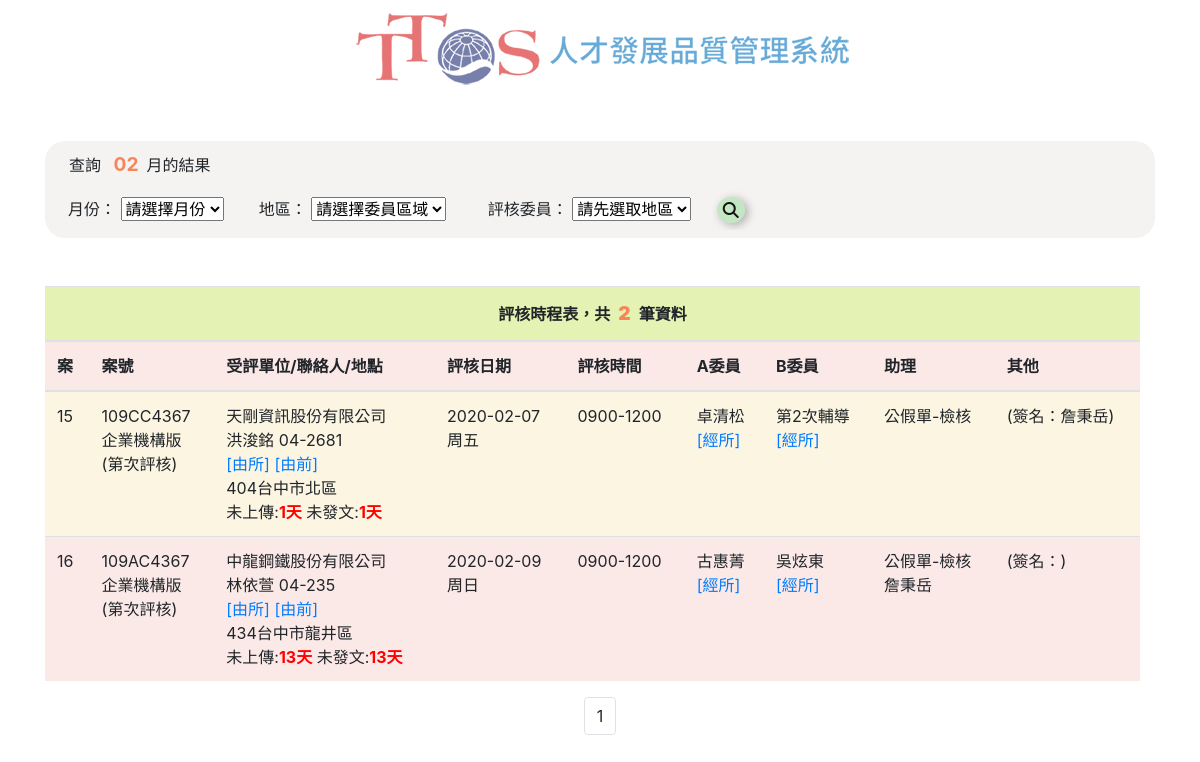
The page / on the database its author committed.
### tables this page shows
CREATE TABLE IF NOT EXISTS `case_number` (
  `c_id` int(11) NOT NULL AUTO_INCREMENT,
  `c_no` varchar(10) NOT NULL COMMENT '案號',
  `c_com_a` varchar(10) NOT NULL COMMENT '委員A',
  `c_com_b` varchar(10) NOT NULL COMMENT '委員B',
  `c_ass` varchar(10) NOT NULL COMMENT '助理',
  `c_job` varchar(10) NOT NULL COMMENT '發文/上傳',
  `c_sign` varchar(10) NOT NULL COMMENT '簽名',
  PRIMARY KEY (`c_id`)
);

CREATE TABLE IF NOT EXISTS `object` (
  `ob_id` int(11) NOT NULL AUTO_INCREMENT,
  `ob_ver` enum('企業機構版','訓練機構版','外訓版','辦訓能力檢核表') NOT NULL COMMENT '評核版本',
  `ob_office` varchar(20) NOT NULL COMMENT '受評單位',
  `ob_add_c` varchar(20) NOT NULL COMMENT '公司地址',
  `ob_ass_a` varchar(20) NOT NULL COMMENT '諮詢地址',
  `ob_count` varchar(10) NOT NULL COMMENT '輔導次數',
  `ob_evcount` varchar(10) NOT NULL COMMENT '評核次數',
  `ob_no` varchar(10) NOT NULL COMMENT '案號',
  `ob_con_name` varchar(10) NOT NULL COMMENT '聯絡人',
  PRIMARY KEY (`ob_id`)
);

CREATE TABLE IF NOT EXISTS `contact` (
  `con_id` int(11) NOT NULL AUTO_INCREMENT,
  `con_name` varchar(10) NOT NULL COMMENT '聯絡人姓名',
  `con_title` varchar(10) NOT NULL COMMENT '聯絡人職稱',
  `con_phone` varchar(20) NOT NULL COMMENT '聯絡人電話',
  `con_email` varchar(64) NOT NULL COMMENT '聯絡人email',
  `con_no` varchar(10) NOT NULL COMMENT '案號',
  PRIMARY KEY (`con_id`)
);

CREATE TABLE IF NOT EXISTS `job` (
  `job_id` int(11) NOT NULL AUTO_INCREMENT,
  `job_upload` varchar(10) NOT NULL COMMENT '結案上傳',
  `job_closed` varchar(10) NOT NULL COMMENT '結案發文',
  `job_ps` varchar(255) NOT NULL COMMENT '備註',
  PRIMARY KEY (`job_id`)
);

CREATE TABLE IF NOT EXISTS `date` (
  `d_id` int(11) NOT NULL AUTO_INCREMENT,
  `d_date` date NOT NULL COMMENT '評核日期',
  `d_week` varchar(10) NOT NULL COMMENT '評核星期',
  `d_per` varchar(10) NOT NULL COMMENT '評核時段',
  `d_no` varchar(10) NOT NULL COMMENT '案號',
  PRIMARY KEY (`d_id`)
);

CREATE TABLE IF NOT EXISTS `committee_a` (
  `com_a_id` int(11) NOT NULL AUTO_INCREMENT,
  `com_a` varchar(10) NOT NULL COMMENT '委員a',
  `com_area` int(10) NOT NULL COMMENT '區域',
  `com_a_addr` varchar(20) NOT NULL COMMENT '地址',
  `com_a_mail` varchar(20) NOT NULL COMMENT 'Email',
  PRIMARY KEY (`com_a_id`)
);

CREATE TABLE IF NOT EXISTS `committee_b` (
  `com_b_id` int(11) NOT NULL AUTO_INCREMENT,
  `com_b` varchar(10) NOT NULL COMMENT '委員b',
  `com_b_addr` varchar(10) NOT NULL COMMENT '地址',
  `com_b_mail` varchar(20) NOT NULL COMMENT 'Email',
  PRIMARY KEY (`com_b_id`)
);

CREATE TABLE IF NOT EXISTS `assistant` (
  `ass_id` int(11) NOT NULL AUTO_INCREMENT,
  `ass_actual` varchar(10) NOT NULL COMMENT '實際助理',
  `ass_sign` varchar(10) NOT NULL COMMENT '簽單助理',
  `ass_acc` varchar(10) NOT NULL COMMENT '陪同助理',
  `ass_addr` varchar(20) NOT NULL COMMENT '地址',
  `ass_mail` varchar(20) NOT NULL COMMENT 'Email',
  PRIMARY KEY (`ass_id`)
);

### index.php (the view, shortened to what this page needs)
<?php
	require_once "connMysql.php";
	$pageRow_records = 5;
	$num_pages = 1;
	$startRow_records = ($num_pages - 1) * $pageRow_records;
	$now_date = date("Y-m-d");
	$date_arr = explode("-", $now_date);
	$now_month = $date_arr[1];
	$sql_query_search = "SELECT case_number.c_no, case_number.c_id, case_number.c_sign, object.ob_office, object.ob_ver, object.ob_add_c, object.ob_count, object.ob_evcount, committee_a.com_a, committee_a.com_a_addr, committee_a.com_a_mail, committee_b.com_b, committee_b.com_b_addr, committee_b.com_b_mail, assistant.ass_actual, assistant.ass_addr, assistant.ass_mail, `date`.d_date, `date`.`d_week`, `date`.`d_per`, contact.con_name, contact.con_phone,  contact.con_email, job.job_upload, job.job_closed FROM case_number JOIN committee_a ON committee_a.com_a_id = case_number.c_com_a LEFT OUTER JOIN committee_b ON committee_b.com_b_id = case_number.c_com_b LEFT OUTER JOIN assistant ON case_number.c_ass = assistant.ass_id LEFT OUTER JOIN object ON object.ob_no = case_number.c_id JOIN `date` ON `date`.`d_no` = case_number.c_id LEFT OUTER JOIN contact ON contact.con_id = object.ob_con_name LEFT OUTER JOIN job ON case_number.c_job = job.job_id";
	if (!isset($_POST["action"])) {
		$condition = "{$sql_query_search} WHERE d_date LIKE ? ORDER BY case_number.c_id ASC";
		$limit_query = "{$condition} LIMIT {$startRow_records}, {$pageRow_records}";
		$stmt_limit = $db_link->prepare($limit_query);
		$stmt_limit->bind_param("s", $s_month);
		$s_month = "%-" . $now_month . "-%";
		$all_RecBoard = $db_link->query("{$sql_query_search} WHERE d_date LIKE '{$s_month}'");
		$total_rec = $all_RecBoard->num_rows;
		$stmt_limit->execute();
		$stmt_limit->bind_result($caseno, $casecid, $csign, $oboffice, $obver, $obaddc, $obcount, $obevcount, $coma, $comaaddr, $comamail, $comb, $comabaddr, $combmail, $assactual, $assaddr, $assmail,  $ddate, $dweek, $dper, $conname, $conphone, $conemail, $jobupload, $jobclosed);
		$show_month = $now_month;
	}
	$total_pages = ceil($total_rec / $pageRow_records);
?>
<!DOCTYPE html>
<html lang="zh-tw">
<head>
	<link rel="stylesheet" href="https://stackpath.bootstrapcdn.com/bootstrap/4.1.3/css/bootstrap.min.css">
	<link rel="stylesheet" href="additional.css">
</head>
<body>
	<div align="center"><img src="logo_1211.png" class="img-fluid" alt="Responsive image"></div>
	<div id="all" class="container">
		<div class="row searchbar">
			<form action="" method="post" name="form1" class="col-lg-12 table-responsive">
				<table class="conatiner">
					<tbody class="row">
						<tr class="col-lg-12 mb-3">
							<td class="">查詢<span class="clr">
									<?php if (!empty($show_month)) {
											if (empty($_POST["name"])) {
												echo $show_month . "</span>月的結果";
											} else {
												echo $show_month . "月</span>+<span class='clr'>" . $_POST["name"] . "</span>的結果";
											}
										} else {
											echo $_POST["name"] . "</span>的結果";
										} ?>
							</td>
						</tr>
						<?php if (isset($_GET["page"])) { ?>
								<tr class="col-lg-12 row">
									<td class="col-lg-3"><a href="index.php" class="btn btn-info">重新查詢</a></td>
								</tr>
							<?php } else { ?>
						<tr class="col-lg-12 row">
							<td class="col-lg-3">
								<label for="month">月份：</label>
								<select name="month" id="month">
									<option disabled selected value="">請選擇月份</option>
								</select>
							</td>
							<td class="col-lg-4">
								<label for="area">地區：</label>
								<select name="area" id="area">
									<option disabled selected value="">請選擇委員區域</option>
								</select>
							</td>
							<td class="col-lg-4">
								<label for="name">評核委員：</label>
								<select name="name" id="name">
									<option disabled selected value="">請先選取地區</option>
								</select>
							</td>
							<td class="col-lg-1 searchbtn">
								<input type="submit" id="button" value="&#xf002">
							</td>
						</tr>
						<?php }?>
					</tbody>
				</table>
			</form>
		</div>
		<div class="col-lg-12 container">
			<div class="row justify-content-center table-responsive">
				<table class="table content col-12">
					<thead>
						<tr>
							<th class="text-center" colspan="10">評核時程表，共<span class="clr"><?php echo $total_rec; ?></span>筆資料</th>
						</tr>
						<tr>
							<th class="d-none d-lg-table-cell">案</th>
							<th class="d-none d-lg-table-cell">案號</th>
							<th>受評單位/聯絡人/地點</th>
							<th>評核日期</th>
							<th>評核時間</th>
							<th>A委員</th>
							<th>B委員</th>
							<th>助理</th>
							<th class="d-none d-lg-table-cell">其他</th>
						</tr>
					</thead>
					<tbody>
						<?php while ($stmt_limit->fetch()) { ?>
							<tr>
								<td class="d-none d-lg-table-cell"><?php echo $casecid; ?>
								</td>
								<td class="d-none d-lg-table-cell"><?php echo $caseno; ?><br><?php echo $obver; ?><br>(第<?php echo $obevcount; ?>次評核)
								</td>
								<td><?php echo $oboffice; ?><br><?php echo $conname; ?>&nbsp;<?php echo $conphone; ?><br><a href="https://www.google.com/maps/dir/?api=1&origin=台中市東區仁和路482號&destination=<?php echo $obaddc; ?>&travelmode=driving" target="_blank">[由所]</a>&nbsp;<a href="https://www.google.com/maps/search/?api=1&query=<?php echo $obaddc; ?>&travelmode=driving" target="_blank">[由前]</a><br><?php echo $obaddc; ?><br>未上傳:<span style="color: red;font-weight: bolder;"><?php echo $jobupload; ?></span>&nbsp;未發文:<span style="color: red;font-weight: bolder;"><?php echo $jobclosed; ?></span>
								</td>
								<td><?php echo $ddate; ?><br><?php echo $dweek; ?>
								</td>
								<td><?php echo $dper; ?>
								</td>
								<td><?php echo $coma; ?>
									<br><?php echo $comaaddr; ?>
									<a href="https://www.google.com/maps/dir/?api=1&waypoints=台中市東區仁和路482號&destination=<?php echo $comaaddr; ?>&travelmode=driving" target="_blank">[經所]
									</a>
									<br><?php echo $comamail; ?>
								</td>
								<?php if (!empty($obcount)) { ?>
									<td>第<?php echo $obcount; ?>次輔導
										<br><?php echo $combaddr; ?>
										<a href="https://www.google.com/maps/dir/?api=1&waypoints=台中市東區仁和路482號&destination=<?php echo $combaddr; ?>&travelmode=driving" target="_blank">[經所]
										</a>
										<br><?php echo $combmail; ?>
									<?php } else { ?>
									<td>
									<?php echo $comb; ?>
									<br><?php echo $combaddr; ?>
									<a href="https://www.google.com/maps/dir/?api=1&waypoints=台中市東區仁和路482號&destination=<?php echo $combaddr; ?>&travelmode=driving" target="_blank">[經所]
									</a>
									<br><?php echo $combmail; ?>
								<?php } ?>
								</td>
								<td>公假單-檢核
									<br><?php echo $assactual; ?>
									<br><?php echo $assaddr; ?>
									<br><?php echo $assmail; ?>
								</td>
								<td class="d-none d-lg-table-cell">
									<?php if (empty($assactual)) {
										echo '(簽名：' . $csign . ')';
									} else {
										echo '(簽名：)';
									} ?>
								</td>
							</tr>
						<?php }
						?>
					</tbody>
				</table>
			</div>
		</div>
		<nav aria-label="Page navigation example col-12">
			<ul class="pagination justify-content-center">
					<?php for ($i = 1; $i <= $total_pages; $i++) {
						if ($i == $num_pages) {
							echo '<li class="page-item"><a class="page-link">'.$i.'</a></li>';
						} else {
							echo '<li class="page-item"><a class="page-link" href="?page='.$i.'">'.$i.'</a></li>';
						}
					} ?>
			</ul>
		</nav>
	</div>
</body>
</html>

### additional.css (style rules this page uses)
html, body { font-size: medium; }
.searchbar { background-color: #a79c8e1f; border-radius: 20px; margin: 3em auto; padding: 0.5em; }
.content thead tr:first-child { background-color: #cbe86b83; }
.content tr:nth-child(odd) { background-color: #f8ecc98a; }
.content tr:nth-child(even) { background-color: #f1bbba54; }
.clr { color: #f68657; font-weight: bolder; font-size: 1.2em; margin: 0 0.5rem; }
input[type='submit'] { font-family: FontAwesome; background-color: #8cd79077; color: #121212; cursor: pointer; border: none; border-radius: 50%; outline-style: none; -webkit-box-shadow: 3px 2px 10px 0px rgba(0, 0, 0, 0.3); box-shadow: 3px 2px 10px 0px rgba(0, 0, 0, 0.3); transition: all 0.2s ease-in; }
.col-lg-1, .col-lg-3, .col-lg-4, .col-lg-12 { padding-right: 0; }
.col-lg-4 { flex: 0 0 30%; }

### rows shown on the page
case_number: c_id "15", c_no "109CC4367", object.ob_ver "企業機構版", object.ob_office "天剛資訊股份有限公司", contact.con_name "洪浚銘", contact.con_phone "04-2681", object.ob_add_c "404台中市北區", job.job_upload "1天", job.job_closed "1天", date.d_date "2020-02-07", date.d_week "周五", date.d_per "0900-1200", committee_a.com_a "卓清松", object.ob_count "2", c_sign "詹秉岳"
case_number: c_id "16", c_no "109AC4367", object.ob_ver "企業機構版", object.ob_office "中龍鋼鐵股份有限公司", contact.con_name "林依萱", contact.con_phone "04-235", object.ob_add_c "434台中市龍井區", job.job_upload "13天", job.job_closed "13天", date.d_date "2020-02-09", date.d_week "周日", date.d_per "0900-1200", committee_a.com_a "古惠菁", committee_b.com_b "吳炫東", assistant.ass_actual "詹秉岳", shows "(簽名：)"

### other values the page prints
$show_month "02"
$total_rec "2"
